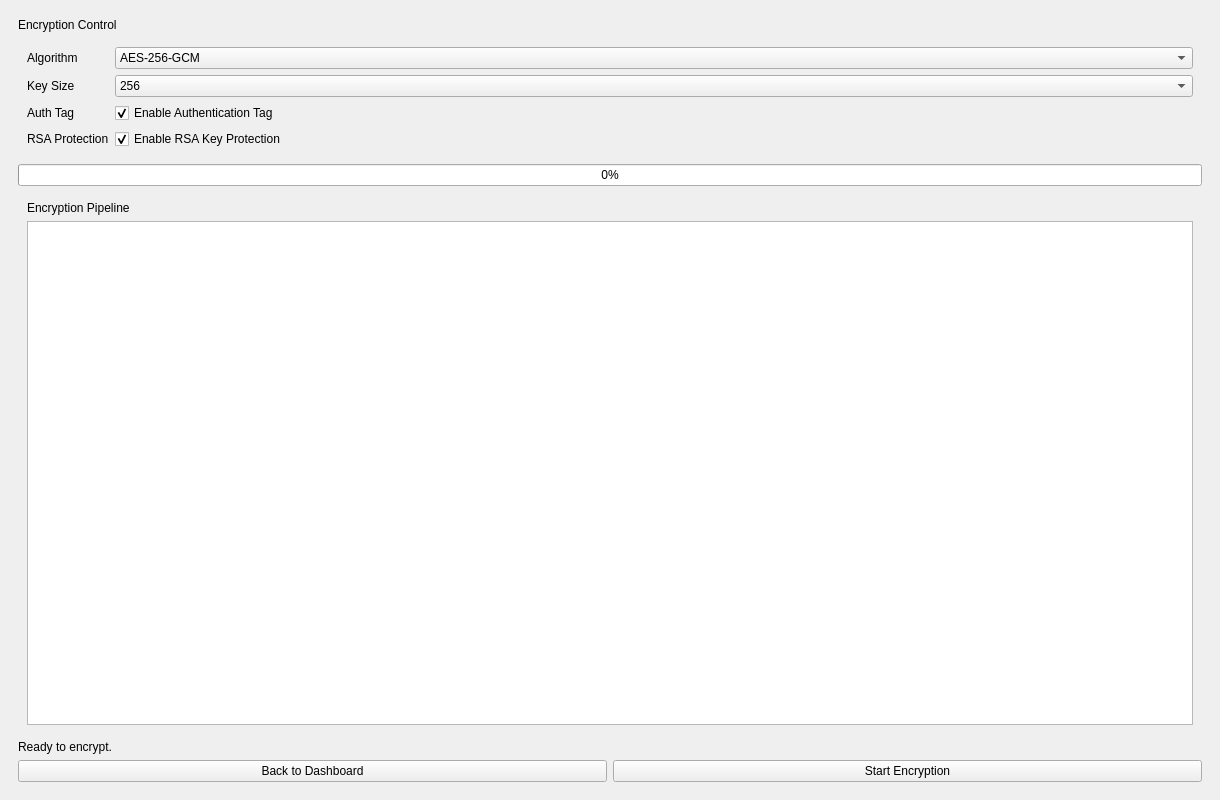
<?xml version="1.0" encoding="UTF-8"?>
<ui version="4.0">
 <class>EncryptionWindow</class>
 <widget class="QMainWindow" name="EncryptionWindow">
  <property name="geometry"><rect><x>0</x><y>0</y><width>1220</width><height>800</height></rect></property>
  <property name="windowTitle"><string>Encryption Control</string></property>
  <widget class="QWidget" name="centralwidget">
   <layout class="QVBoxLayout" name="verticalLayout">
    <item><widget class="QFrame" name="rootPanel">
      <layout class="QVBoxLayout" name="verticalLayout_2">
       <item><widget class="QLabel" name="titleLabel"><property name="text"><string>Encryption Control</string></property></widget></item>
       <item><widget class="QFrame" name="card">
         <layout class="QFormLayout" name="formLayout">
          <item row="0" column="0"><widget class="QLabel" name="labelAlgo"><property name="text"><string>Algorithm</string></property></widget></item>
          <item row="0" column="1"><widget class="QComboBox" name="algorithmCombo"><item><property name="text"><string>AES-256-GCM</string></property></item><item><property name="text"><string>AES-192-GCM</string></property></item><item><property name="text"><string>AES-128-GCM</string></property></item></widget></item>
          <item row="1" column="0"><widget class="QLabel" name="labelKey"><property name="text"><string>Key Size</string></property></widget></item>
          <item row="1" column="1"><widget class="QComboBox" name="keySizeCombo"><item><property name="text"><string>256</string></property></item><item><property name="text"><string>192</string></property></item><item><property name="text"><string>128</string></property></item></widget></item>
          <item row="2" column="0"><widget class="QLabel" name="labelAuth"><property name="text"><string>Auth Tag</string></property></widget></item>
          <item row="2" column="1"><widget class="QCheckBox" name="authCheck"><property name="text"><string>Enable Authentication Tag</string></property><property name="checked"><bool>true</bool></property></widget></item>
          <item row="3" column="0"><widget class="QLabel" name="labelRsa"><property name="text"><string>RSA Protection</string></property></widget></item>
          <item row="3" column="1"><widget class="QCheckBox" name="rsaCheck"><property name="text"><string>Enable RSA Key Protection</string></property><property name="checked"><bool>true</bool></property></widget></item>
         </layout>
       </widget></item>
       <item><widget class="QProgressBar" name="progressBar"><property name="value"><number>0</number></property></widget></item>
       <item>
        <widget class="QFrame" name="card">
         <layout class="QVBoxLayout" name="verticalLayout_3">
          <item><widget class="QLabel" name="pipelineLabel"><property name="text"><string>Encryption Pipeline</string></property></widget></item>
          <item><widget class="QListWidget" name="pipelineList"/></item>
         </layout>
        </widget>
       </item>
       <item><widget class="QLabel" name="statusLabel"><property name="text"><string>Ready to encrypt.</string></property></widget></item>
       <item>
        <layout class="QHBoxLayout" name="horizontalLayout">
         <item><widget class="QPushButton" name="backButton"><property name="text"><string>Back to Dashboard</string></property></widget></item>
         <item><widget class="QPushButton" name="startButton"><property name="text"><string>Start Encryption</string></property></widget></item>
        </layout>
       </item>
      </layout>
     </widget>
    </item>
   </layout>
  </widget>
 </widget>
 <resources/>
 <connections/>
</ui>
